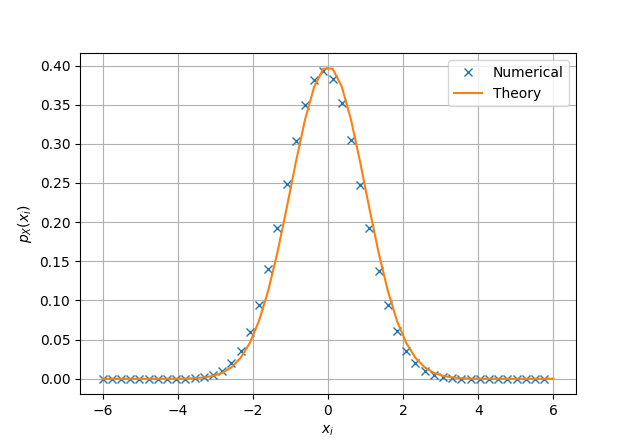

Write Python code to recreate this figure.
#Importing numpy, scipy, mpmath and pyplot
import numpy as np
import mpmath as mp
import scipy 
import matplotlib.pyplot as plt

# #if using termux
# import subprocess
# import shlex
# #end if


maxrange=50
maxlim=6.0
x = np.linspace(-maxlim,maxlim,maxrange)#points on the x axis
simlen = int(1e6) #number of samples
err = [] #declaring probability list

h = 2*maxlim/(maxrange-1)
#randvar = np.random.normal(0,1,simlen)
#randvar = np.loadtxt('uni.dat',dtype='double')
randvar = np.loadtxt('gau.dat',dtype='double')

for i in range(0,maxrange):
	err_ind = np.nonzero(randvar < x[i]) #checking probability condition
	err_n = np.size(err_ind) #computing the probability
	err.append(err_n/simlen) #storing the probability values in a list

pdf = [] #Declaring pdf as a list
for i in range(0,maxrange-1):
    new_dat=(err[i+1]-err[i])/(x[i+1]-x[i])
    pdf.append(new_dat) # Storing the pdf values in the list pdf created before 

def pdf_gaussian(x):
	return 1/mp.sqrt(2*np.pi)*np.exp(-x**2/2.0)
	
vect_pdf= scipy.vectorize(pdf_gaussian)

plt.plot(x[0:(maxrange-1)].T,pdf,'x')
plt.plot(x,vect_pdf(x))#plotting the CDF
plt.grid() #creating the grid
plt.xlabel('$x_i$')
plt.ylabel('$p_X(x_i)$')
plt.legend(["Numerical","Theory"])

#if using termux
#plt.savefig('../figs/uni_pdf.pdf')
#plt.savefig('../figs/uni_pdf.eps')
#subprocess.run(shlex.split("termux-open ../figs/uni_pdf.pdf"))
#if using termux
#plt.savefig('../figs/gauss_pdf.pdf')
#plt.savefig('../figs/gauss_pdf.eps')
#subprocess.run(shlex.split("termux-open ../figs/gauss_pdf.pdf"))
#else
plt.show() #opening the plot window
